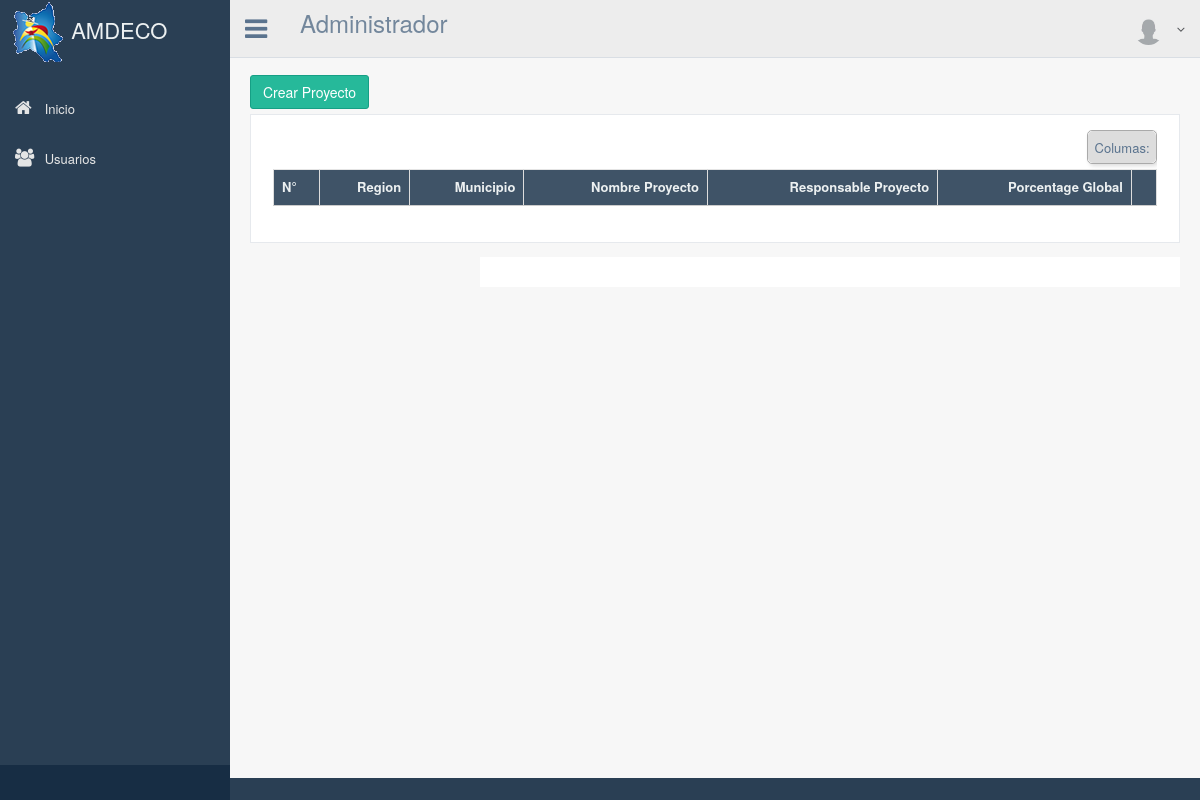
The page /lista_proyectos/ on the database as committed earlier.
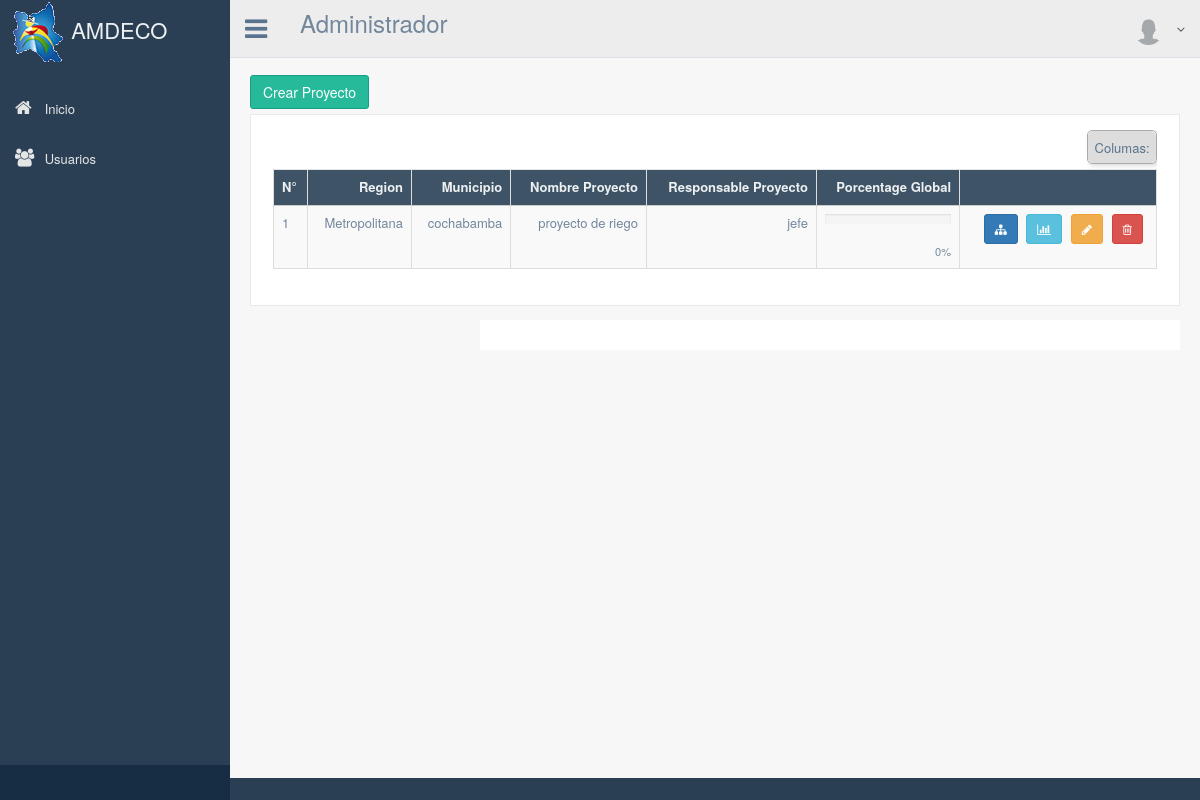
The same page on the database as committed later.
### apps/users/models.py (models this page shows, shortened)
class User(AbstractBaseUser, PermissionsMixin):
    username = models.CharField(max_length=100, unique=True)
    email = models.EmailField()
    nombre = models.CharField(max_length=200)
    p_apellido = models.CharField(max_length=100)
    s_apellido = models.CharField(max_length=100)
    direccion = models.CharField(max_length=100)
    telefono = models.IntegerField(null=True, blank=True)
    area = models.CharField(max_length=100)
    objects = UserManager()
    is_active = models.BooleanField(default=True)
    is_staff = models.BooleanField(default=False)
    USERNAME_FIELD = 'username'
    REQUIRED_FIELDS = ['email']

### apps/Planificacion/models.py (models this page shows, shortened)
class Proyectos(models.Model):
	region = models.CharField(max_length=200)
	municipio = models.CharField(max_length=200)
	nombre_proyecto = models.CharField(max_length=200)
	responsable_proyecto = models.ForeignKey(User, null=True, blank=True)
	responsable_seguimiento = models.CharField(max_length=200)
	porcentage_global = models.IntegerField(null=True, blank=True)
	fecha_inicio = models.DateField(null=True, blank=True)
	fecha_conclucion = models.DateField(null=True, blank=True)

### apps/Planificacion/views.py (the view)
# urls.py: url(r'^lista_proyectos/$', 'apps.Planificacion.views.listadoProyectos', name='lista_proyectos'),
def listadoProyectos(request):
    print request.user.pk
    proyectos = Proyectos.objects.all()
    data = []
    for p in proyectos:
        etapas = Etapas.objects.filter(proyecto=p.pk)
        avance = 0
        porcentage = 0
        cant_etapa = 0
        for e in etapas:
            cant_etapa = cant_etapa + 1
            avance = avance + Decimal(e.avance)
        print '------------'
        print avance
        print cant_etapa
        if avance != 0 and cant_etapa != 0:
            porcentage = avance / cant_etapa
            proyecto = Proyectos.objects.filter(pk=p.pk)
            proyecto.update(porcentage_global=porcentage)
        if porcentage != 0:
            redondeado = Decimal(porcentage.quantize(Decimal('.01'), rounding=ROUND_HALF_UP))
        else:
            redondeado = 0
        data.append({'pk': p.pk, 'region': p.region, 'municipio': p.municipio, 'nombre_proyecto': p.nombre_proyecto, 'responsable_proyecto': p.responsable_proyecto, 'responsable_seguimiento': p.responsable_seguimiento, 'porcentage_global': redondeado })
    variables = RequestContext(request, {'object_list': data})
    return render_to_response('planificacion/listado_Proyectos.html', variables)

### templates/planificacion/listado_Proyectos.html (shortened to what this page needs)
{% extends "base.html" %}
{% block contenido %}
{% load permission_tags %}
        <div class="right_col" role="main">
          <div class="">
            <div class="page-title">
            </div>
            <div class="row">
              <div class="col-md-12 col-sm-12 col-xs-12">
              {% if user|has_role:'jefe_area' %}
              <a href="/crear_planificacion" class="btn btn-success">Crear Proyecto</a>
              {% endif %}
                <div class="x_panel">
                  <div class="x_content">
                    <div class="table-responsive">
                      <table id="" class="table table-striped table-bordered jambo_table mediaTable" cellspacing="0" width="100%">
                        <thead>
                          <tr>
                            <th class="essential persist">N°</th>
                            <th class="oculto">Region</th>
                            <th>Municipio</th>
                            <th>Nombre Proyecto</th>
                            <th>Responsable Proyecto</th>
                            <th>Porcentage Global</th>
                            <th class="essential persist"></th>
                          </tr>
                        </thead>
                        <tbody>
                          {% for convenios in object_list %}
                              <tr>
                                <td>{{forloop.counter}}</td>
                                <td>
                                  {% if convenios.region == '1' %}
                                    Metropolitana
                                  {% endif %}
                                </td>
                                <td>{{ convenios.municipio}}</td>
                                <td>{{ convenios.nombre_proyecto}}</td>
                                <td>{{ convenios.responsable_proyecto}}</td>
                                <td>
                                    <div class="progress progress_sm">
                                    </div>
                                    <small>{{convenios.porcentage_global}}% </small>
                                </td>
                                <td>
                                  <a href="/crear_etapa/{{ convenios.pk}}" class="btn btn-primary  btn-sm" data-toggle="tooltip" data-original-title="Etapas"><i class="fa fa-sitemap"></i></a>
                                  <a href="/reporte_gantt/{{ convenios.pk}}" class="btn btn-info btn-sm" data-toggle="tooltip" data-original-title="Reportes"><i class="fa fa-bar-chart-o"></i> </a>
                                  {% if user|has_role:'jefe_area' %}
                                  <a href="/editar_proyecto/{{convenios.pk}}" class="btn btn-warning btn-sm" data-toggle="tooltip" data-original-title="Editar" ><i class="fa fa-pencil"></i></a>
                                  {%endif%}
                                  {% if user|has_role:'jefe_area' %}
                                  <a  class="btn btn-danger btn-sm" data-toggle="modal" data-original-title="Eliminar"  data-target=".modal-{{ convenios.pk}}"><i class="fa fa-trash-o"></i> </a>
                                  {%endif%}
                                </td>
                              </tr>
                          {% endfor %}
                        </tbody>
                      </table>
                    </div>
                  </div>
              </div>
            </div>
          </div>
        </div>
{% endblock %}

Rows that differ between the two databases and show on the page:
added User: municipio "cochabamba", nombre_proyecto "proyecto de riego", responsable_proyecto "jefe", porcentage_global "0"
